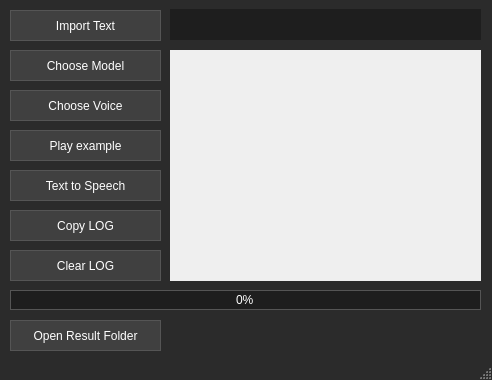
<?xml version="1.0" encoding="UTF-8"?>
<ui version="4.0">
 <class>MainWindow</class>
 <widget class="QMainWindow" name="MainWindow">
  <property name="geometry">
   <rect>
    <x>0</x>
    <y>0</y>
    <width>492</width>
    <height>380</height>
   </rect>
  </property>
  <property name="windowTitle">
   <string>MainWindow</string>
  </property>
  <property name="styleSheet">
   <string>QMainWindow {
    background-color: #2b2b2b;
    color: #ffffff;
}
QPushButton {
    background-color: #404040;
    color: #ffffff;
    border: 1px solid #555555;
    padding: 5px;
}
QPushButton:hover {
    background-color: #505050;
}
QTextEdit {
    background-color: #1e1e1e;
    color: #ffffff;
    border: 1px solid #555555;
}
QLineEdit {
    background-color: #1e1e1e;
    color: #ffffff;
    border: none;
}
QProgressBar {
    background-color: #1e1e1e;
    color: #ffffff;
    border: 1px solid #555555;
    text-align: center;
}
QProgressBar::chunk {
    background-color: #4CAF50;
}
QScrollArea {
    background-color: #2b2b2b;
    border: none;
}</string>
  </property>
  <widget class="QWidget" name="centralwidget">
   <widget class="QPushButton" name="pushButton">
    <property name="geometry">
     <rect>
      <x>10</x>
      <y>10</y>
      <width>151</width>
      <height>31</height>
     </rect>
    </property>
    <property name="text">
     <string>Import Text</string>
    </property>
   </widget>
   <widget class="QPushButton" name="pushButton_2">
    <property name="geometry">
     <rect>
      <x>10</x>
      <y>50</y>
      <width>151</width>
      <height>31</height>
     </rect>
    </property>
    <property name="text">
     <string>Choose Model</string>
    </property>
   </widget>
   <widget class="QPushButton" name="pushButton_3">
    <property name="geometry">
     <rect>
      <x>10</x>
      <y>90</y>
      <width>151</width>
      <height>31</height>
     </rect>
    </property>
    <property name="text">
     <string>Choose Voice</string>
    </property>
   </widget>
   <widget class="QPushButton" name="pushButton_4">
    <property name="geometry">
     <rect>
      <x>10</x>
      <y>130</y>
      <width>151</width>
      <height>31</height>
     </rect>
    </property>
    <property name="text">
     <string>Play example</string>
    </property>
   </widget>
   <widget class="QPushButton" name="pushButton_5">
    <property name="geometry">
     <rect>
      <x>10</x>
      <y>170</y>
      <width>151</width>
      <height>31</height>
     </rect>
    </property>
    <property name="text">
     <string>Text to Speech</string>
    </property>
   </widget>
   <widget class="QPushButton" name="pushButton_6">
    <property name="geometry">
     <rect>
      <x>10</x>
      <y>210</y>
      <width>151</width>
      <height>31</height>
     </rect>
    </property>
    <property name="text">
     <string>Copy LOG</string>
    </property>
   </widget>
   <widget class="QPushButton" name="pushButton_7">
    <property name="geometry">
     <rect>
      <x>10</x>
      <y>250</y>
      <width>151</width>
      <height>31</height>
     </rect>
    </property>
    <property name="text">
     <string>Clear LOG</string>
    </property>
   </widget>
   <widget class="QScrollArea" name="scrollArea">
    <property name="geometry">
     <rect>
      <x>170</x>
      <y>50</y>
      <width>311</width>
      <height>231</height>
     </rect>
    </property>
    <property name="widgetResizable">
     <bool>true</bool>
    </property>
    <widget class="QWidget" name="scrollAreaWidgetContents">
     <property name="geometry">
      <rect>
       <x>0</x>
       <y>0</y>
       <width>309</width>
       <height>229</height>
      </rect>
     </property>
    </widget>
   </widget>
   <widget class="QProgressBar" name="progressBar">
    <property name="geometry">
     <rect>
      <x>10</x>
      <y>290</y>
      <width>471</width>
      <height>20</height>
     </rect>
    </property>
    <property name="value">
     <number>0</number>
    </property>
   </widget>
   <widget class="QPushButton" name="pushButton_8">
    <property name="geometry">
     <rect>
      <x>10</x>
      <y>320</y>
      <width>151</width>
      <height>31</height>
     </rect>
    </property>
    <property name="text">
     <string>Open Result Folder</string>
    </property>
   </widget>
   <widget class="QLineEdit" name="lineEdit">
    <property name="geometry">
     <rect>
      <x>170</x>
      <y>9</y>
      <width>311</width>
      <height>31</height>
     </rect>
    </property>
   </widget>
  </widget>
  <widget class="QMenuBar" name="menubar">
   <property name="geometry">
    <rect>
     <x>0</x>
     <y>0</y>
     <width>492</width>
     <height>21</height>
    </rect>
   </property>
  </widget>
  <widget class="QStatusBar" name="statusbar"/>
 </widget>
 <resources/>
 <connections/>
</ui>
